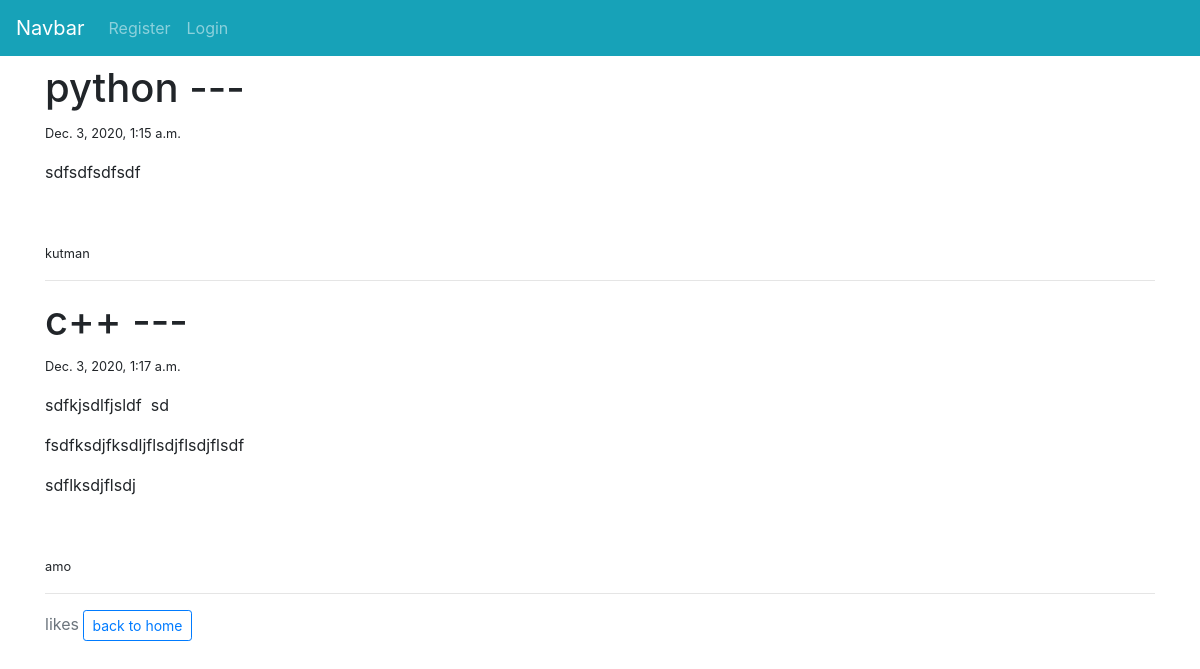
The app's page /category/coding/, older data.
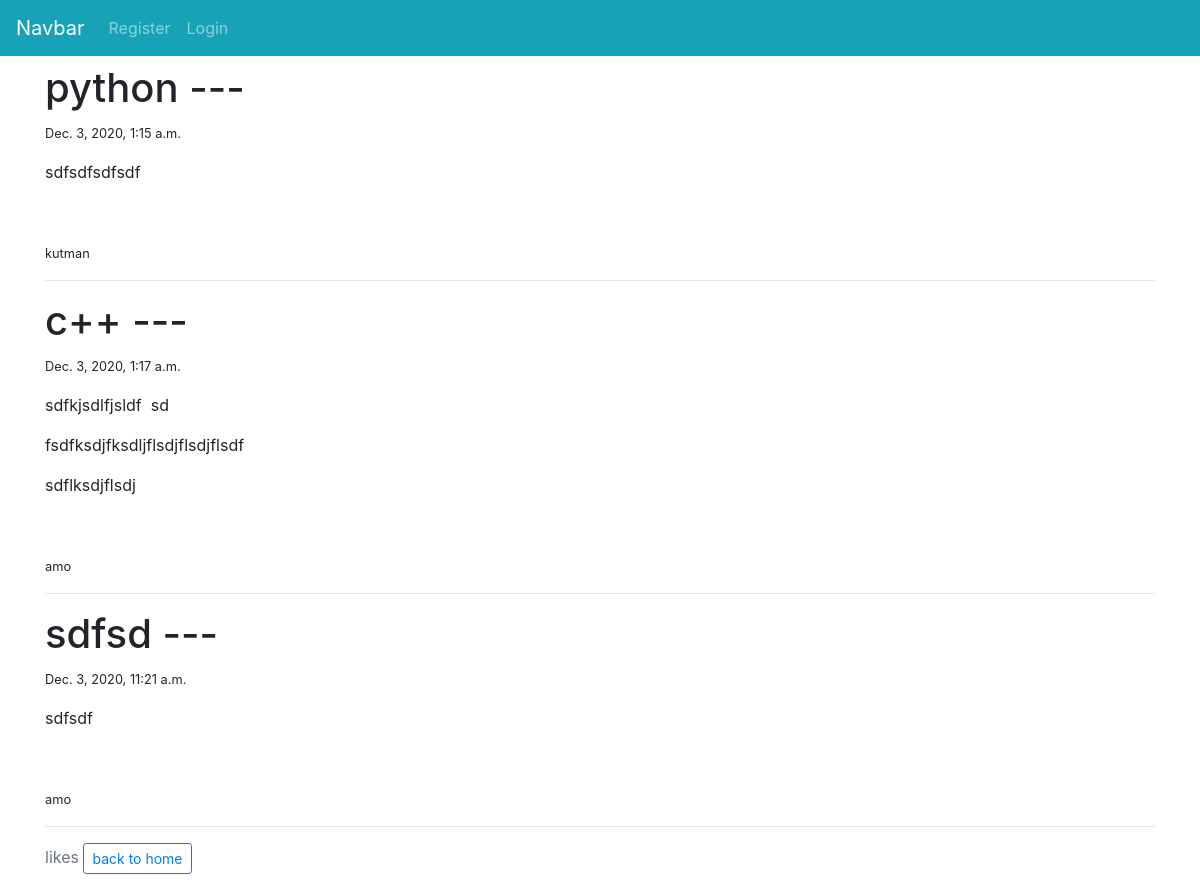
The same page, newer data.
### blog/models.py (models this page shows, shortened)
class Post(models.Model):
	title = models.CharField(max_length=200)
	snippet = models.CharField(max_length=300,null= True, blank=True)
	header_image = models.ImageField(null = True,blank = True, upload_to = 'images/')
	content = RichTextField(blank=True, null=True)
	posted = models.DateTimeField(default = timezone.now)
	author = models.ForeignKey(User, on_delete=models.CASCADE)
	category = models.CharField(max_length = 200, default = 'uncotegorized')
	likes = models.ManyToManyField(User, related_name='like_post')

### blog/views.py (the view)
# urls.py: path('category/<str:cats>/',CategoryView,name='category' ),
def CategoryView(request,cats):
	category_values = Post.objects.filter(category=cats.replace('-',' '))
	cat_menu = Category.objects.all()
	context = {'cats':cats,'category_values':category_values,'cat_menu':cat_menu}
	ordering = ['-posted']
	return render(request, 'blog/category.html',context)

### blog/templates/blog/category.html (shortened to what this page needs)
{% extends 'blog/base.html' %}
	{% block content %}
		{% if category_values %}
			{% for post in category_values %}
				<h1>
					{{post.title}} ---
				</h1>
				<small>{{post.posted}}</small><br>
				<p class="d-flex">{{post.content|safe}}<br></p>
				<small>{{post.author.username}}</small><br>
				<hr>
			{% endfor %}
		{% else %}
			<div class="alert alert-warning">
				sorry! no post with this category
			</div>
		{% endif %}
		{{total_likes}} <span class="text-muted">likes</span>
	<a href="{% url 'home' %}" class="btn btn-sm btn-outline-primary">back to home</a>
	{% endblock %}

Row changes from the older to the newer data that the page shows:
added Post: title "sdfsd", posted "Dec. 3, 2020, 11:21 a.m.", content "sdfsdf", author.username "amo"
